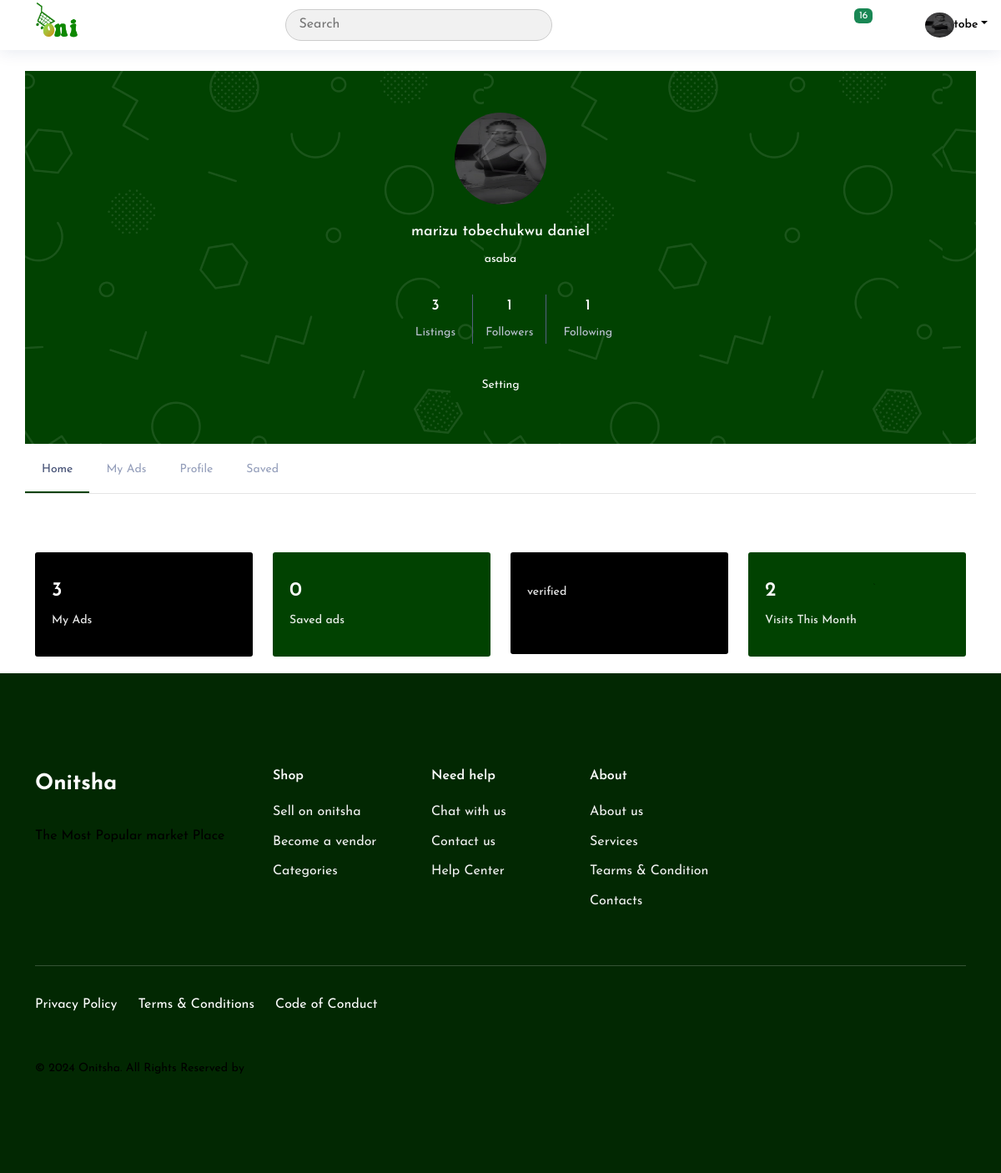
/dashboard/ (signed in), run on the app's committed database.
### userauths/models.py (models this page shows, shortened)
class User(AbstractUser):
    username = models.CharField(max_length=100)
    email = models.EmailField(unique=True)
    is_staff = models.BooleanField(default=False)
    is_superuser = models.BooleanField(default=False)
    USERNAME_FIELD = 'email'
    REQUIRED_FIELDS =['username']

class Profile(models.Model):
    user = models.OneToOneField(User, on_delete=models.CASCADE)
    image = models.ImageField(upload_to="image", default='default.jpg')
    full_name = models.CharField(max_length=200, null=True, blank=True)
    bio = models.CharField(max_length=200, null=True, blank=True)
    location = models.CharField(max_length=30, blank=True)
    facebook = models.URLField(max_length=200, blank=True, null=True)
    whatsapp = models.URLField(max_length=200, blank=True, null=True)
    instagram = models.URLField(max_length=200, blank=True, null=True)
    phone = models.CharField(max_length=200) # +234 (456) - 789
    verified = models.BooleanField(default=False)
    saved_products = models.ManyToManyField('core.Product', related_name="saved_by", blank=True)

### core/views.py (the view)
# urls.py: path('dashboard/', views.Dashboard, name='dashboard'),
@login_required
def Dashboard(request):
    user_profile = Profile.objects.get(user=request.user)
    now = timezone.now()
    current_month = now.month
    current_year = now.year
    products = Product.objects.filter(user=request.user, updated_at__month=current_month, updated_at__year=current_year)
    saved =user_profile.saved_products.all()
    total_views = products.aggregate(Sum('views'))['views__sum'] or 0
    liked_products = Likes.objects.filter(user=request.user).values_list('prod_id', flat=True)
    now = timezone.now()
    current_month = now.month
    current_year = now.year
    followers_count = Follow.objects.filter(following=user_profile.user).count()
    following_count = Follow.objects.filter(follower=user_profile.user).count()
    followers = Follow.objects.filter(following=user_profile.user)
    context = {
        "user_profile":user_profile,
        'followers_count': followers_count,
        'following_count': following_count,
        'followers':followers,
        'products':products,
        'total_views':total_views,
        'liked_products':liked_products,
        'saved':saved
    }
    return render(request, "core/dashboard.html", context)

### templates/core/dashboard.html (shortened to what this page needs)
{% extends "include/base.html"%}
{% block content%}
{% load static %}
{% load humanize %}
<div class="content-wrapper">
    <div class="container pb-0">
           <div class="video-block section-padding">
               <div class="main-item">
                   <div class="row">
                       <div class="col-md-12 px-0">
                           <div class="profile-area-dashboard">
                               <div class="my-dash-profile">
                                {% if user_profile.image %}
                                   <img src="{{ user_profile.image.url }}" alt="">
                                   {% else %}
                                   <img src="{% static 'assets/images/default-pp.png' %}" alt="">
                                   {% endif %}
                               </div>
                               <div class="profile-dashbd-dt">
                                   <div class="item-title-dashbd">
                                       <h4> {{ user_profile.full_name }} </h4>
                                       <p><span></span>{{ user_profile.location }} </p>
                                   </div>
                                   <div class="dashboard-main-dt">
                                       <ul>
                                           <li>
                                               <div class="lisitng-dtl">
                                                   <ins>{{products.count}}</ins>
                                                   <span>Listings</span>
                                               </div>
                                           </li>
                                           <li>
                                               <div class="lisitng-dtl">
                                                   <ins>{{ followers_count }}</ins>
                                                   <span>Followers</span>
                                               </div>
                                           </li>
                                           <li>
                                               <div class="lisitng-dtl">
                                                   <ins>{{ following_count }}</ins>
                                                   <span>Following</span>
                                               </div>
                                           </li>
                                       </ul>
                                   </div>
                                   <button class="setting-btn" onclick="window.location.href = 'setting.html';">Setting</button>
                               </div>
                           </div>
                       </div>
                   </div>
                       <div class="row">
                           <div class="dashbd-detail-tabs">
                               <div class="col-xl-12 col-md-12 col-sm-12 px-0">
                                <ul class="nav nav-tabs" id="myTab" role="tablist">
                                    <li class="nav-item" role="presentation">
                                      <a class="active" id="home-tab" data-bs-toggle="tab" data-bs-target="#home-tab-pane" type="button" role="tab" aria-controls="home-tab-pane" aria-selected="true">Home</a>
                                    </li>
                                    <li class="nav-item" role="presentation">
                                      <a  id="profile-tab" data-bs-toggle="tab" data-bs-target="#profile-tab-pane" type="button" role="tab" aria-controls="profile-tab-pane" aria-selected="false">My Ads</a>
                                    </li>
                                    <li class="nav-item" role="presentation">
                                      <a  id="contact-tab" data-bs-toggle="tab" data-bs-target="#contact-tab-pane" type="button" role="tab" aria-controls="contact-tab-pane" aria-selected="false">Profile</a>
                                    </li>
                                    <li class="nav-item" role="presentation">
                                      <a  id="saved-tab" data-bs-toggle="tab" data-bs-target="#saved-tab-pane" type="button" role="tab" aria-controls="saved-tab-pane" aria-selected="false">Saved</a>
                                    </li>
                                  </ul>
                                   <div class="tab-content" id="myTabContent">
                                    <div class="tab-pane fade show active" id="home-tab-pane" role="tabpanel" aria-labelledby="home-tab" tabindex="0">
                                        <div class="video-block section-padding">
                                            <div class="container">
                                            <div class="row">
                                                <div class="col-lg-3 col-sm-12">
                                                    <div class="publish-lisiting-main">
                                                        <div class="lisiting-publish-dt">
                                                            <h4>{{products.count}}</h4>
                                                            <span>My Ads</span>
                                                        </div>
                                                        <i class="bi bi-badge-ad publish-listing"></i>
                                                    </div>
                                                </div>
                                                <div class="col-lg-3 col-sm-12">
                                                    <div class="publish-promotion-main">
                                                        <div class="lisiting-publish-dt">
                                                            <h4>{{user_profile.saved_products.count}}</h4>
                                                            <span>Saved ads</span>
                                                        </div>
                                                        <i class="bi bi-heart-fill publish-listing"></i>
                                                    </div>
                                                </div>
                                                <div class="col-lg-3 col-sm-12">
                                                    <div class="publish-lisiting-main">
                                                      {% if user_profile.verified == True %}
                                                        <div class="lisiting-publish-dt">
                                                            <span>verified</span>
                                                          </div>
                                                        <i class="bi bi-check-circle-fill publish-listing"></i>
                                                        {% else %}
                                                        <div class="lisiting-publish-dt">
                                                          <h4>_</h4>
                                                          <span>Not verified</span>
                                                      </div>
                                                      <i class="bi bi-x-circle publish-listing"></i>
                                                      {%endif%}
                                                    </div>
                                                </div>
                                                <div class="col-lg-3 col-sm-12">
                                                    <div class="publish-promotion-main">
                                                        <div class="lisiting-publish-dt">
                                                            <h4>{{total_views}}</h4>
                                                            <span>Visits This Month</span>
                                                        </div>
                                                      <i class="bi bi-eye-fill publish-listing"></i>
                                                    </div>
                                                </div>
                                            </div>
                                        </div>
                                        </div>
                                    </div>
                                  </div>
                               </div>
                           </div>
                       </div>
                   </div>
               </div>
           </div>
        </div>
{% endblock content %}

### templates/include/base.html (shortened to what this page needs)
{% load static %}
<!DOCTYPE html>
<html lang="zxx">
<head>
<link rel="stylesheet" href="{% static 'assets/css/bootstrap.min.css' %}">
  <link rel="stylesheet" href="{% static 'assets/css/lightbox.min.css' %}">
<link rel="stylesheet" href="{% static 'assets/fonts/remixicon.css' %}">
<link rel="stylesheet" href="{% static 'assets/css/owl.carousel.min.css' %}">
<link rel="stylesheet" href="{% static 'assets/css/owl.theme.default.min.css' %}">
<link rel="stylesheet" href="{% static 'assets/css/magnific-popup.min.css' %}">
<link rel="stylesheet" href="{% static 'assets/css/meanmenu.min.css' %}">
<link rel="stylesheet" href="{% static 'assets/css/style.css' %}">
<link rel="stylesheet" href="{% static 'assets/bootstrap-icons/bootstrap-icons.css' %}">
<link rel="stylesheet" href="{% static 'assets/swiper/swiper-bundle.min.css' %}">
<link rel="stylesheet" href="{% static 'assets/css/responsive.css' %}">
<link rel="stylesheet" href="{% static 'assets/css/theme-dark.css' %}">
</head>
<body>
<header id="header" class="header fixed-top d-flex align-items-center">
  <div class="d-flex align-items-center justify-content-between">
    <a href="{% url 'core:index'%}" class="logo d-flex align-items-center">
      <img src="{% static 'assets/images/onitsha.png' %}" alt="">
    </a>
    <a href="#" data-bs-toggle="dropdown">
    <i class="bi bi-grid toggle-sidebar-btn"></i>
  </a>
  </div>
  <div class="search-bar">
    <form class="search-form d-flex align-items-center" method="get" action="{% url 'core:search' %}">
      <input type="text" name="q" placeholder="Search" title="Enter search keyword">
      <button type="submit"><i class="bi bi-search"></i></button>
    </form>
  </div>
  <nav class="header-nav ms-auto">
    <ul class="d-flex align-items-center">
      {% if request.user.is_authenticated %}
      <li class="nav-item dropdown">
        <a class="nav-link nav-icon" href="{% url 'core:notifications' %}" >
          <i class="bi bi-bell"></i>
          <span class="badge bg-success badge-number">{{ notifications.count }}</span>
        </a>
      </li>
      <li class="nav-item">
        <a class="nav-link nav-icon" href="{% url 'chat:new' %}">
          <i class="bi bi-chat-left-text"></i>
        </a>
      </li>
      <li class="nav-item dropdown pe-3">
        <a class="nav-link nav-profile d-flex align-items-center pe-0" href="#" data-bs-toggle="dropdown">
          <img src="{{request.user.profile.image.url}}" alt="Profile" style="width: 35px; height: 30px;"  class="rounded-circle">
          <span class="d-none d-md-block dropdown-toggle ps-2">{{ request.user.username}}</span>
        </a>
      </li>
      {% else %}
      <a href="{% url 'userauths:sign-in' %}" class="px-3">sign-in</a>
      {% endif %}
    </ul>
  </nav>
</header>
{% block content %}
{% endblock content %}
<footer class="footer-14398">
    <div class="container">
      <div class="row mb-5">
        <div class="col-md-3">
          <a href="#" class="footer-site-logo">Onitsha</a>
          <p>The Most Popular market Place</p>
        </div>
        <div class="col-md-2 ml-auto">
          <h3>Shop</h3>
          <ul class="list-unstyled links">
            <li><a href="#">Sell on onitsha</a></li>
            <li><a href="#">Become a vendor</a></li>
            <li><a href="#">Categories</a></li>
          </ul>
        </div>
        <div class="col-md-2 ml-auto">
          <h3>Need help</h3>
          <ul class="list-unstyled links">
            <li><a href="#">Chat with us</a></li>
            <li><a href="#">Contact us</a></li>
            <li><a href="#">Help Center</a></li>
          </ul>
        </div>
        <div class="col-md-2 ml-auto">
          <h3>About</h3>
          <ul class="list-unstyled links">
            <li><a href="#">About us</a></li>
            <li><a href="#">Services</a></li>
            <li><a href="#">Tearms & Condition</a></li>
            <li><a href="#">Contacts</a></li>
          </ul>
        </div>
      </div>
      <div class="row mb-4">
        <div class="col-12 pb-4">
          <div class="line"></div>
        </div>
        <div class="col-md-6 text-md-left">
          <ul class="list-unstyled link-menu nav-left">
            <li><a href="#">Privacy Policy</a></li>
            <li><a href="#">Terms &amp; Conditions</a></li>
            <li><a href="#">Code of Conduct</a></li>
          </ul>
        </div>
        <div class="col-md-6 text-md-right">
          <ul class="list-unstyled social right">
            <li><a href="#"><i class="bi bi-twitter"></i></span></a></li>
            <li><a href="#"><i class="bi bi-facebook"></i></i></a></li>
            <li><a href="#"><i class="bi bi-instagram"></i></span></a></li>
            <li><a href="#"><i class="bi bi-youtube"></i></span></a></li>
          </ul>
        </div>
      </div>
      <div class="row">
        <div class="col-md-7">
          <p><small>© <script>document.write(new Date().getFullYear())</script> Onitsha. All Rights Reserved by
          </small></p>
        </div>
      </div>
    </div>
  </footer>
  </body>
  </html>

### data on the page
User: user.profile.image (picture), user.username "tobe"
Profile: image (picture), full_name "marizu tobechukwu daniel", location "asaba", saved_products.count "0"

### other printed values
{{ notifications.count }} "16"
{{ products.count }} "3"
{{ followers_count }} "1"
{{ following_count }} "1"
{{ total_views }} "2"
